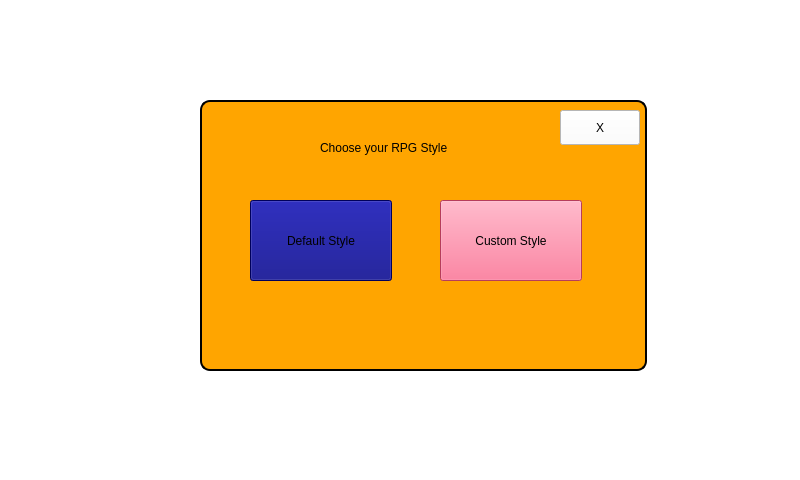
<?xml version="1.0" encoding="UTF-8"?>
<ui version="4.0">
 <class>newTemplateMenu</class>
 <widget class="QWidget" name="newTemplateMenu">
  <property name="geometry">
   <rect>
    <x>0</x>
    <y>0</y>
    <width>800</width>
    <height>480</height>
   </rect>
  </property>
  <property name="windowTitle">
   <string>Form</string>
  </property>
  <property name="styleSheet">
   <string notr="true">background-color: rgb(255, 255, 255);</string>
  </property>
  <widget class="QStackedWidget" name="stackedWidget">
   <property name="geometry">
    <rect>
     <x>0</x>
     <y>0</y>
     <width>801</width>
     <height>481</height>
    </rect>
   </property>
   <property name="styleSheet">
    <string notr="true">QWidget#verticalWidget, QWidget#verticalWidget_2 {
	background-color: orange;
	border: 2px solid #000000;
    border-radius: 10px;

}

QLabel{
	background: transparent;
	color: black;
	font: 15pt &quot;Segoe UI&quot;;
}

QPushButton.templateButton {
    font-family: &quot;Press Start 2P&quot;;
    font-size: 13px;
    color: rgb(255, 255, 255);
    background-color: orange; 
    border: 2px solid #000000;
    border-radius: 10px;
	min-width: 170px;
    max-width: 170px;
    padding-top: 10px;
    padding-bottom: 10px;
    padding-left: 6px;
    padding-right: 6px;
}


QPushButton#defaultStyle_Button {
	background-color: rgb(0, 0, 127);
}

QPushButton#customStyle_Button {
	background-color: rgb(255, 85, 127);
}

QPushButton#pokemon_Button {
	background-color: rgb(255, 0, 0);
}

QPushButton#DGQ_Button {
	background-color: rgb(0, 0, 127);
}

QPushButton#FF_Button {	
	background-color: rgb(0, 170, 0);
}

QPushButton#return_Button {	
	background-color: rgb(140, 140, 140);
}
</string>
   </property>
   <widget class="QWidget" name="RPG_Style_page">
    <property name="styleSheet">
     <string notr="true"/>
    </property>
    <widget class="QWidget" name="verticalWidget" native="true">
     <property name="geometry">
      <rect>
       <x>200</x>
       <y>100</y>
       <width>447</width>
       <height>271</height>
      </rect>
     </property>
     <property name="styleSheet">
      <string notr="true"/>
     </property>
     <widget class="QToolButton" name="quit_Button">
      <property name="geometry">
       <rect>
        <x>360</x>
        <y>10</y>
        <width>80</width>
        <height>35</height>
       </rect>
      </property>
      <property name="minimumSize">
       <size>
        <width>80</width>
        <height>24</height>
       </size>
      </property>
      <property name="maximumSize">
       <size>
        <width>80</width>
        <height>16777215</height>
       </size>
      </property>
      <property name="styleSheet">
       <string notr="true"/>
      </property>
      <property name="text">
       <string>X</string>
      </property>
     </widget>
     <widget class="QLabel" name="chooseStyle_label">
      <property name="geometry">
       <rect>
        <x>120</x>
        <y>30</y>
        <width>298</width>
        <height>36</height>
       </rect>
      </property>
      <property name="styleSheet">
       <string notr="true"/>
      </property>
      <property name="text">
       <string>Choose your RPG Style</string>
      </property>
     </widget>
     <widget class="QPushButton" name="defaultStyle_Button">
      <property name="geometry">
       <rect>
        <x>50</x>
        <y>100</y>
        <width>142</width>
        <height>81</height>
       </rect>
      </property>
      <property name="styleSheet">
       <string notr="true"/>
      </property>
      <property name="text">
       <string>Default Style</string>
      </property>
     </widget>
     <widget class="QPushButton" name="customStyle_Button">
      <property name="geometry">
       <rect>
        <x>240</x>
        <y>100</y>
        <width>142</width>
        <height>81</height>
       </rect>
      </property>
      <property name="styleSheet">
       <string notr="true"/>
      </property>
      <property name="text">
       <string>Custom Style</string>
      </property>
     </widget>
    </widget>
   </widget>
   <widget class="QWidget" name="Default_Style_page">
    <widget class="QWidget" name="verticalWidget_2" native="true">
     <property name="geometry">
      <rect>
       <x>170</x>
       <y>90</y>
       <width>447</width>
       <height>321</height>
      </rect>
     </property>
     <property name="styleSheet">
      <string notr="true"/>
     </property>
     <widget class="QToolButton" name="quit_Button_2">
      <property name="geometry">
       <rect>
        <x>360</x>
        <y>10</y>
        <width>80</width>
        <height>35</height>
       </rect>
      </property>
      <property name="minimumSize">
       <size>
        <width>80</width>
        <height>24</height>
       </size>
      </property>
      <property name="maximumSize">
       <size>
        <width>80</width>
        <height>16777215</height>
       </size>
      </property>
      <property name="text">
       <string>X</string>
      </property>
     </widget>
     <widget class="QLabel" name="defaultStyle_Label">
      <property name="geometry">
       <rect>
        <x>50</x>
        <y>20</y>
        <width>298</width>
        <height>36</height>
       </rect>
      </property>
      <property name="text">
       <string>Which default style ?</string>
      </property>
     </widget>
     <widget class="QPushButton" name="pokemon_Button">
      <property name="geometry">
       <rect>
        <x>50</x>
        <y>80</y>
        <width>221</width>
        <height>41</height>
       </rect>
      </property>
      <property name="text">
       <string>Pokemon RPG style</string>
      </property>
     </widget>
     <widget class="QPushButton" name="DGQ_Button">
      <property name="geometry">
       <rect>
        <x>50</x>
        <y>140</y>
        <width>261</width>
        <height>41</height>
       </rect>
      </property>
      <property name="text">
       <string>Dragon Quest RPG Style</string>
      </property>
     </widget>
     <widget class="QPushButton" name="FF_Button">
      <property name="geometry">
       <rect>
        <x>50</x>
        <y>210</y>
        <width>261</width>
        <height>41</height>
       </rect>
      </property>
      <property name="text">
       <string>Final Fantasy RPG Style</string>
      </property>
     </widget>
     <widget class="QPushButton" name="return_Button">
      <property name="geometry">
       <rect>
        <x>10</x>
        <y>270</y>
        <width>91</width>
        <height>41</height>
       </rect>
      </property>
      <property name="text">
       <string>Return</string>
      </property>
     </widget>
    </widget>
   </widget>
  </widget>
 </widget>
 <resources/>
 <connections/>
</ui>
